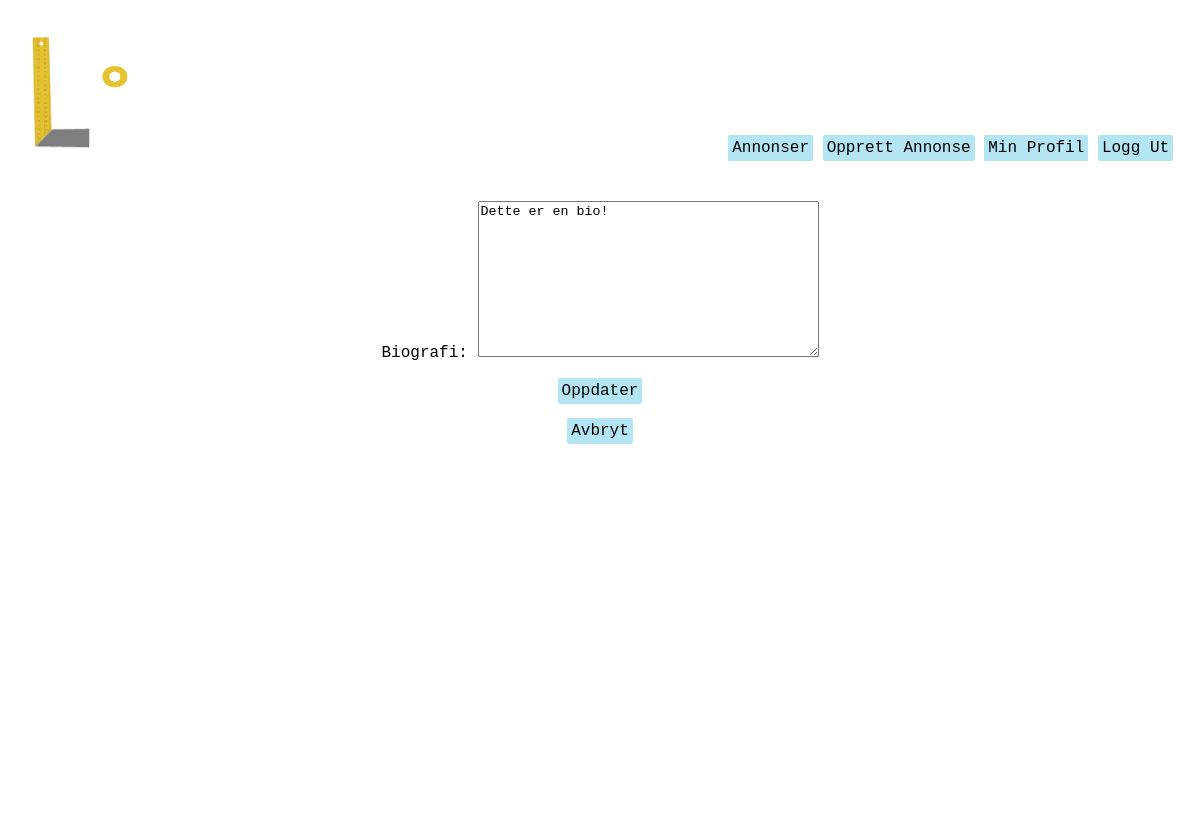
The app's page /users/profile/update (signed in), older data.
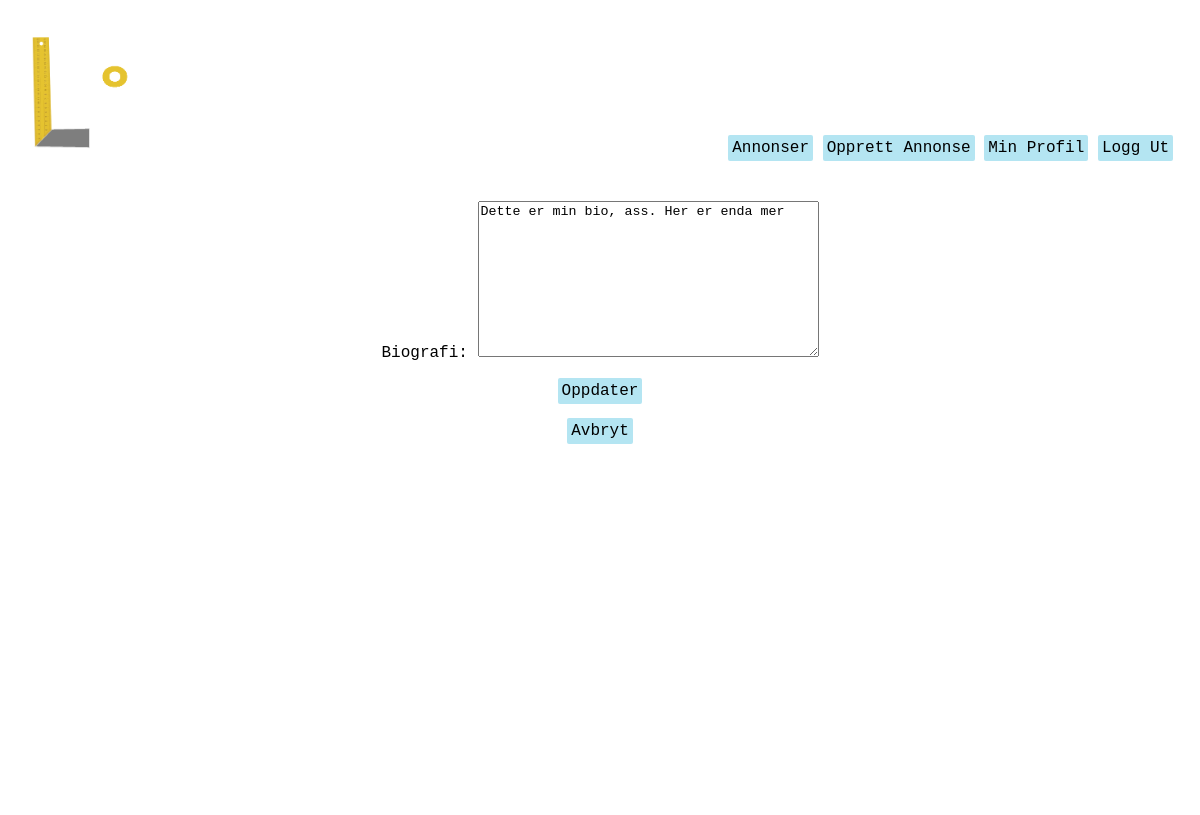
The same page, newer data.
### users/models.py (models this page shows, shortened)
class Profile(models.Model):
    user = models.OneToOneField(User, on_delete=models.CASCADE)
    bio = models.TextField(verbose_name="Biografi", null=True)

### users/views.py (the view)
# urls.py: path('profile/update', views.update_profile, name='update_profile'),
@login_required
def update_profile(request):
    if request.method == 'POST':
        profile_form = ProfileForm(request.POST, instance=request.user.profile)
        if profile_form.is_valid():
            profile_form.save()
            messages.success(request, 'Profilen din ble oppdatert')
            return redirect('users:my_profile')
    else:
        profile_form = ProfileForm(instance=request.user.profile)
    context = {'profile_form': profile_form}
    return render(request, 'users/update_profile.html', context)

### users/forms.py
class ProfileForm(ModelForm):
    class Meta:
        model = Profile
        fields = ['bio']

### users/templates/users/update_profile.html (shortened to what this page needs)
{% extends "users/base.html" %}
{% block content %}
    <div>
        <form action="" method = "post">
            {{ profile_form.as_p }}
            <input type="submit" value="Oppdater" class=knapp>
        </form>
        <br>
        <a href="{% url 'users:my_profile' %}" class="knapp">Avbryt</a>
    </div>
{% endblock content %}

Row changes from the older to the newer data that the page shows:
changed Profile: bio "Dette er en bio!" → "Dette er min bio, ass. Her er enda mer"
